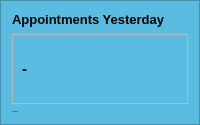
                                   <widget class="QFrame" name="card1_3">
                                    <property name="maximumSize">
                                     <size>
                                      <width>16667</width>
                                      <height>16667</height>
                                     </size>
                                    </property>
                                    <property name="styleSheet">
                                     <string notr="true">
background-color: rgb(90, 188, 224);</string>
                                    </property>
                                    <property name="frameShape">
                                     <enum>QFrame::StyledPanel</enum>
                                    </property>
                                    <property name="frameShadow">
                                     <enum>QFrame::Raised</enum>
                                    </property>
                                    <layout class="QVBoxLayout" name="verticalLayout_34">
                                     <property name="spacing">
                                      <number>7</number>
                                     </property>
                                     <property name="leftMargin">
                                      <number>11</number>
                                     </property>
                                     <property name="topMargin">
                                      <number>11</number>
                                     </property>
                                     <property name="rightMargin">
                                      <number>11</number>
                                     </property>
                                     <property name="bottomMargin">
                                      <number>11</number>
                                     </property>
                                     <item>
                                      <widget class="QLabel" name="label_54">
                                       <property name="minimumSize">
                                        <size>
                                         <width>0</width>
                                         <height>0</height>
                                        </size>
                                       </property>
                                       <property name="maximumSize">
                                        <size>
                                         <width>300</width>
                                         <height>16777215</height>
                                        </size>
                                       </property>
                                       <property name="font">
                                        <font>
                                         <pointsize>10</pointsize>
                                         <weight>75</weight>
                                         <bold>true</bold>
                                        </font>
                                       </property>
                                       <property name="styleSheet">
                                        <string notr="true">color: rgb(0, 0, 0);
background-color: none;
font-size:10pt;</string>
                                       </property>
                                       <property name="text">
                                        <string>Appointments Yesterday</string>
                                       </property>
                                      </widget>
                                     </item>
                                     <item>
                                      <widget class="QFrame" name="frame_34">
                                       <property name="styleSheet">
                                        <string notr="true">background-color:none;</string>
                                       </property>
                                       <property name="frameShape">
                                        <enum>QFrame::StyledPanel</enum>
                                       </property>
                                       <property name="frameShadow">
                                        <enum>QFrame::Raised</enum>
                                       </property>
                                       <layout class="QHBoxLayout" name="horizontalLayout_41">
                                        <item>
                                         <widget class="QLabel" name="num_app_yd">
                                          <property name="font">
                                           <font>
                                            <pointsize>11</pointsize>
                                            <weight>75</weight>
                                            <bold>true</bold>
                                           </font>
                                          </property>
                                          <property name="styleSheet">
                                           <string notr="true">color: rgb(0, 0, 0);
font-size:11pt;</string>
                                          </property>
                                          <property name="text">
                                           <string>-</string>
                                          </property>
                                         </widget>
                                        </item>
                                        <item>
                                         <widget class="QLabel" name="label_55">
                                          <property name="minimumSize">
                                           <size>
                                            <width>50</width>
                                            <height>50</height>
                                           </size>
                                          </property>
                                          <property name="maximumSize">
                                           <size>
                                            <width>70</width>
                                            <height>70</height>
                                           </size>
                                          </property>
                                          <property name="text">
                                           <string/>
                                          </property>
                                          <property name="pixmap">
                                           <pixmap resource="icons.qrc">:/icons/appointment.png</pixmap>
                                          </property>
                                          <property name="scaledContents">
                                           <bool>true</bool>
                                          </property>
                                         </widget>
                                        </item>
                                       </layout>
                                      </widget>
                                     </item>
                                     <item>
                                      <widget class="QLabel" name="label_56">
                                       <property name="font">
                                        <font>
                                         <pointsize>-1</pointsize>
                                        </font>
                                       </property>
                                       <property name="styleSheet">
                                        <string notr="true">background-color:none;
color: rgb(0, 0, 0);</string>
                                       </property>
                                       <property name="text">
                                        <string>Appointments</string>
                                       </property>
                                      </widget>
                                     </item>
                                    </layout>
                                   </widget>
